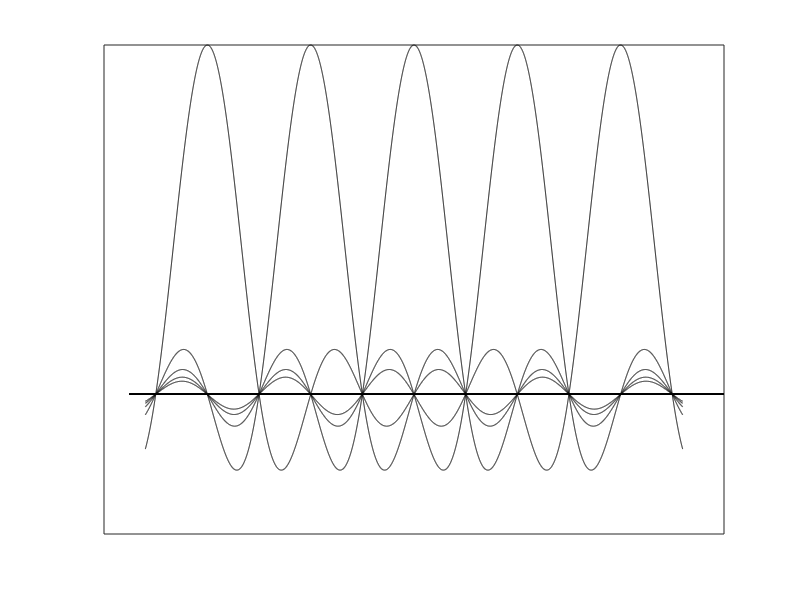

This chart was generated by the following MATLAB code:
clear, clc

frmt = 1; % 0 – одна, 1 – много

t = linspace(-5.2,5.2, 10000);
fs = 1/length(t);
y1 = sinc(t);
y2 = sinc(t + 1.9992);
y3 = sinc(t + 2*1.9992);
y4 = sinc(t - 1.9992);
y5 = sinc(t - 2*1.9992);
figure
switch frmt
    case 1
        plot(t,y1, 'black', t, y2, 'black', t, y3, 'black', t, y4, 'black', t, y5, 'black');
    case 0
        plot(t,y1, 'black');
end
hold on
long_t = linspace(-5.5,6);
plot(long_t, zeros(length(long_t)), 'black')
yticks([]);
yticklabels([]);
xticks([]);
xticklabels([]);

% clear; clc;
% 
% N = 2;                % число поднесущих
% T = 1;                % длительность (нормируем)
% t = linspace(-5,5,1000); % временной вектор
% 
% % Формируем поднесущие sinc с ортогональными сдвигами
% figure; hold on;
% colors = lines(N);
% 
% for k = 0:N-1
%     % Смещение аргумента sinc на целое число
%     y = sinc(t - k);
%     plot(t, y, 'Color', colors(k+1,:), 'LineWidth', 1.5);
% end
% 
% % Оформление графика
% plot([-5 5], [0 0], 'k--'); % ось X
% yticks([]);
% xticks(-5:1:5);
% xlabel('Time');
% title('Orthogonal sinc subcarriers');
% 
% hold off;
% grid on;
